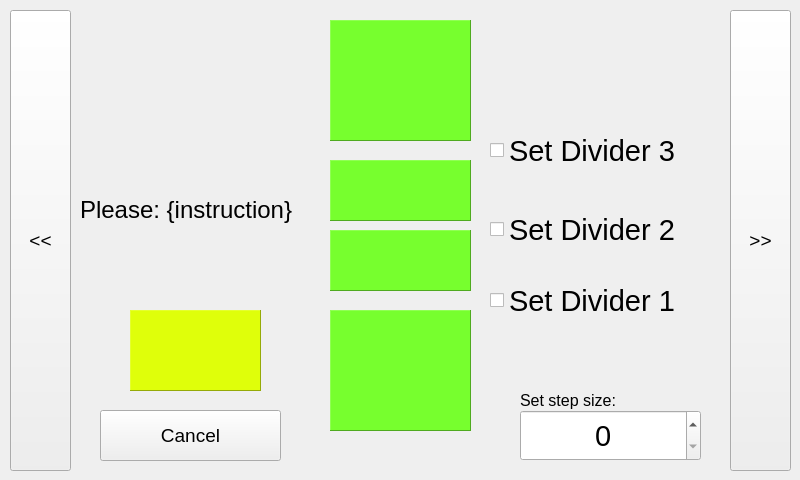
<?xml version="1.0" encoding="UTF-8"?>
<ui version="4.0">
 <class>ShowStorageSlotScreen</class>
 <widget class="QMainWindow" name="ShowStorageSlotScreen">
  <property name="enabled">
   <bool>true</bool>
  </property>
  <property name="geometry">
   <rect>
    <x>0</x>
    <y>0</y>
    <width>800</width>
    <height>480</height>
   </rect>
  </property>
  <property name="font">
   <font>
    <pointsize>14</pointsize>
   </font>
  </property>
  <property name="windowTitle">
   <string>MainWindow</string>
  </property>
  <property name="locale">
   <locale language="English" country="Austria"/>
  </property>
  <widget class="QWidget" name="centralwidget">
   <widget class="QFrame" name="pnl_color">
    <property name="geometry">
     <rect>
      <x>130</x>
      <y>310</y>
      <width>131</width>
      <height>81</height>
     </rect>
    </property>
    <property name="autoFillBackground">
     <bool>false</bool>
    </property>
    <property name="styleSheet">
     <string notr="true">background-color: rgb(223, 255, 10)</string>
    </property>
    <property name="frameShape">
     <enum>QFrame::Panel</enum>
    </property>
    <property name="frameShadow">
     <enum>QFrame::Raised</enum>
    </property>
   </widget>
   <widget class="QLabel" name="pgb_storageSlotView">
    <property name="geometry">
     <rect>
      <x>320</x>
      <y>10</y>
      <width>161</width>
      <height>461</height>
     </rect>
    </property>
    <property name="text">
     <string/>
    </property>
    <property name="pixmap">
     <pixmap>images/storageSlot000.png</pixmap>
    </property>
    <property name="scaledContents">
     <bool>true</bool>
    </property>
   </widget>
   <widget class="QFrame" name="pnl_positionView1">
    <property name="geometry">
     <rect>
      <x>330</x>
      <y>310</y>
      <width>141</width>
      <height>121</height>
     </rect>
    </property>
    <property name="autoFillBackground">
     <bool>false</bool>
    </property>
    <property name="styleSheet">
     <string notr="true">background-color: rgb(119, 255, 46)</string>
    </property>
    <property name="frameShape">
     <enum>QFrame::Panel</enum>
    </property>
    <property name="frameShadow">
     <enum>QFrame::Raised</enum>
    </property>
   </widget>
   <widget class="QPushButton" name="btn_back">
    <property name="geometry">
     <rect>
      <x>100</x>
      <y>410</y>
      <width>181</width>
      <height>51</height>
     </rect>
    </property>
    <property name="text">
     <string>Cancel</string>
    </property>
   </widget>
   <widget class="QLabel" name="lbl_intruction">
    <property name="geometry">
     <rect>
      <x>80</x>
      <y>10</y>
      <width>231</width>
      <height>401</height>
     </rect>
    </property>
    <property name="font">
     <font>
      <pointsize>18</pointsize>
     </font>
    </property>
    <property name="text">
     <string>&lt;html&gt;&lt;head/&gt;&lt;body&gt;&lt;p&gt;Please: {instruction}&lt;/p&gt;&lt;/body&gt;&lt;/html&gt;</string>
    </property>
    <property name="textFormat">
     <enum>Qt::RichText</enum>
    </property>
    <property name="wordWrap">
     <bool>true</bool>
    </property>
   </widget>
   <widget class="QCheckBox" name="chb_divider2">
    <property name="geometry">
     <rect>
      <x>490</x>
      <y>199</y>
      <width>271</width>
      <height>61</height>
     </rect>
    </property>
    <property name="font">
     <font>
      <pointsize>22</pointsize>
     </font>
    </property>
    <property name="text">
     <string>Set Divider 2</string>
    </property>
   </widget>
   <widget class="QFrame" name="pnl_positionView2">
    <property name="geometry">
     <rect>
      <x>330</x>
      <y>230</y>
      <width>141</width>
      <height>61</height>
     </rect>
    </property>
    <property name="autoFillBackground">
     <bool>false</bool>
    </property>
    <property name="styleSheet">
     <string notr="true">background-color: rgb(119, 255, 46)</string>
    </property>
    <property name="frameShape">
     <enum>QFrame::Panel</enum>
    </property>
    <property name="frameShadow">
     <enum>QFrame::Raised</enum>
    </property>
   </widget>
   <widget class="QFrame" name="pnl_positionView3">
    <property name="geometry">
     <rect>
      <x>330</x>
      <y>160</y>
      <width>141</width>
      <height>61</height>
     </rect>
    </property>
    <property name="autoFillBackground">
     <bool>false</bool>
    </property>
    <property name="styleSheet">
     <string notr="true">background-color: rgb(119, 255, 46)</string>
    </property>
    <property name="frameShape">
     <enum>QFrame::Panel</enum>
    </property>
    <property name="frameShadow">
     <enum>QFrame::Raised</enum>
    </property>
   </widget>
   <widget class="QFrame" name="pnl_positionView4">
    <property name="geometry">
     <rect>
      <x>330</x>
      <y>20</y>
      <width>141</width>
      <height>121</height>
     </rect>
    </property>
    <property name="autoFillBackground">
     <bool>false</bool>
    </property>
    <property name="styleSheet">
     <string notr="true">background-color: rgb(119, 255, 46)</string>
    </property>
    <property name="frameShape">
     <enum>QFrame::Panel</enum>
    </property>
    <property name="frameShadow">
     <enum>QFrame::Raised</enum>
    </property>
   </widget>
   <widget class="QCheckBox" name="chb_divider2_2">
    <property name="geometry">
     <rect>
      <x>490</x>
      <y>270</y>
      <width>271</width>
      <height>61</height>
     </rect>
    </property>
    <property name="font">
     <font>
      <pointsize>22</pointsize>
     </font>
    </property>
    <property name="text">
     <string>Set Divider 1</string>
    </property>
   </widget>
   <widget class="QCheckBox" name="chb_divider2_3">
    <property name="geometry">
     <rect>
      <x>490</x>
      <y>120</y>
      <width>271</width>
      <height>61</height>
     </rect>
    </property>
    <property name="font">
     <font>
      <pointsize>22</pointsize>
     </font>
    </property>
    <property name="text">
     <string>Set Divider 3</string>
    </property>
   </widget>
   <widget class="QPushButton" name="btn_prevSlot">
    <property name="geometry">
     <rect>
      <x>10</x>
      <y>10</y>
      <width>61</width>
      <height>461</height>
     </rect>
    </property>
    <property name="text">
     <string>&lt;&lt;</string>
    </property>
   </widget>
   <widget class="QPushButton" name="btn_nextSlot">
    <property name="geometry">
     <rect>
      <x>730</x>
      <y>10</y>
      <width>61</width>
      <height>461</height>
     </rect>
    </property>
    <property name="text">
     <string>&gt;&gt;</string>
    </property>
   </widget>
   <widget class="QSpinBox" name="nud_stepSize">
    <property name="geometry">
     <rect>
      <x>520</x>
      <y>410</y>
      <width>181</width>
      <height>51</height>
     </rect>
    </property>
    <property name="font">
     <font>
      <pointsize>22</pointsize>
     </font>
    </property>
    <property name="alignment">
     <set>Qt::AlignCenter</set>
    </property>
   </widget>
   <widget class="QLabel" name="lbl_stepSize">
    <property name="geometry">
     <rect>
      <x>520</x>
      <y>390</y>
      <width>181</width>
      <height>21</height>
     </rect>
    </property>
    <property name="font">
     <font>
      <pointsize>12</pointsize>
     </font>
    </property>
    <property name="text">
     <string>&lt;html&gt;&lt;head/&gt;&lt;body&gt;&lt;p&gt;Set step size:&lt;/p&gt;&lt;/body&gt;&lt;/html&gt;</string>
    </property>
    <property name="textFormat">
     <enum>Qt::RichText</enum>
    </property>
    <property name="wordWrap">
     <bool>true</bool>
    </property>
   </widget>
  </widget>
 </widget>
 <resources/>
 <connections/>
</ui>
